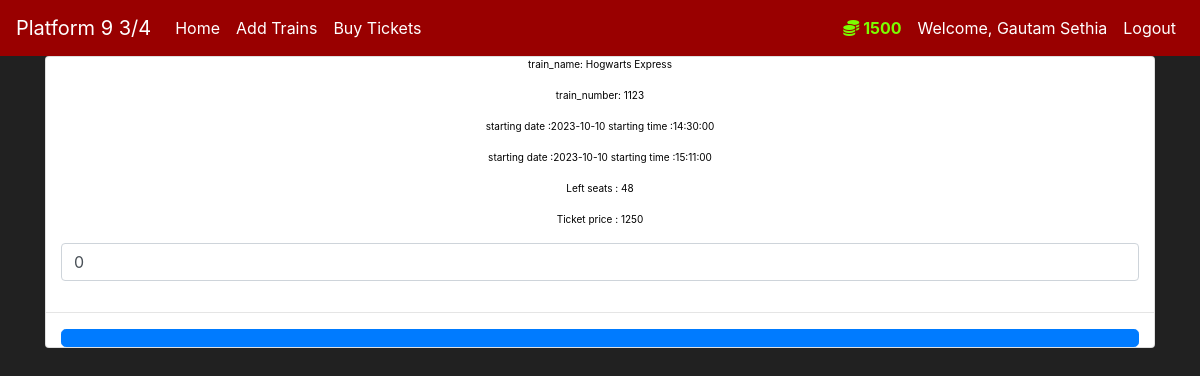
/book-tickets/1 (signed in), run on an earlier commit of the app's database.
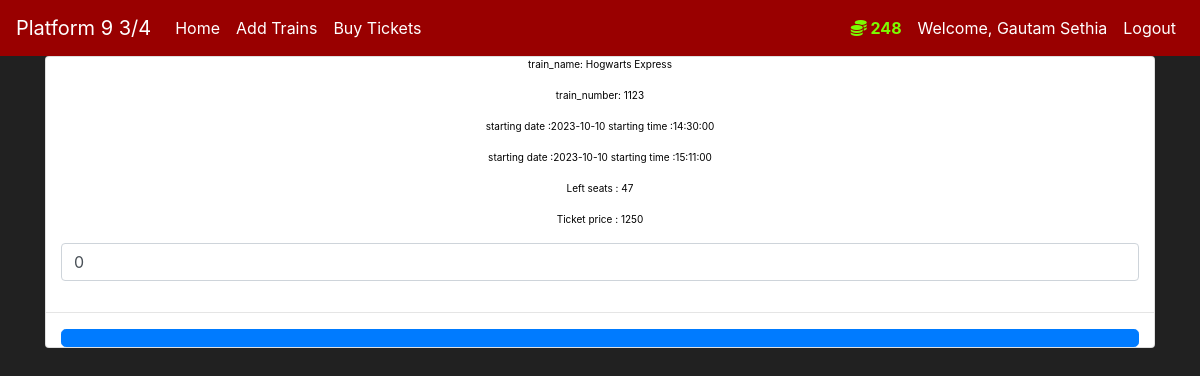
And on a later commit of the database.
### railway/models.py (models this page shows, shortened)
class User(db.Model,UserMixin):
    id = db.Column(db.Integer,primary_key =True)
    username = db.Column(db.String)
    hash_password = db.Column(db.String)
    email_address = db.Column(db.String)
    budget = db.Column(db.Integer,default = 1500)
    booked_tickets = db.relationship('Booked_ticket',backref='user',lazy=True)
    def get_password(self):
        return self.hash_password
    def set_password(self,password):
        self.hash_password = bcrypt.generate_password_hash(password)
        return self.hash_password
    password = property(get_password,set_password)

class Train(db.Model):
    id = db.Column(db.Integer,primary_key = True)
    train_name = db.Column(db.String)
    train_number = db.Column(db.Integer)
    starting_date = db.Column(db.Date,nullable =False)
    starting_time = db.Column(db.Time,nullable=False)
    ending_date = db.Column(db.Date,nullable=False)
    ending_time = db.Column(db.Time,nullable=False)
    left_seats = db.Column(db.Integer)
    number_of_compartments = db.Column(db.Integer)
    compartment_size = db.Column(db.Integer)
    ticket_price = db.Column(db.Integer,nullable= False)
    booked_seats = db.relationship('Booked_seat',backref = 'train',lazy=True)
    unbooked_seats = db.relationship('Unbooked_seat',backref = 'train',lazy=True)

### railway/routes.py (the view, shortened to what this page needs)
@app.route('/book-tickets/<train_id>',methods = ['GET','POST'])
@login_required
def book_tickets_page(train_id):
    train = Train.query.get(train_id)
    if request.method == 'GET':
        seats_to_book = request.args.get('seats_to_book')
        if seats_to_book:
            if int(seats_to_book) > train.left_seats:
                flash(f'Not enough seats available. Seats left = {train.left_seats}',category="danger")
                return render_template("book_tickets.html",train = train,seats_to_book=0)
            else:
                return render_template("book_tickets.html",train=train,seats_to_book = int(seats_to_book))
    return render_template("book_tickets.html",train = train,seats_to_book = 0)

### railway/models.py (called while the page is built)
@login_manager.user_loader
def load_user(user_id):
    return User.query.get(int(user_id))

### railway/templates/book_tickets.html (shortened to what this page needs)
{% extends 'base.html' %}
{% block content %}
<div class ="container">
    <div class ="card mb-4 box-shadow text-center" style ="font-size: 10px; color: black;">
        <p>train_name: {{train.train_name}} </p>
        <p>train_number: {{train.train_number}} </p>
        <p>starting date :{{train.starting_date}} starting time :{{train.starting_time}}   </p>
        <p>starting date :{{train.ending_date}} starting time :{{train.ending_time}}   </p>
        <p>Left seats : {{train.left_seats}} </p>
        <p>Ticket price : {{train.ticket_price}}</p>
        <div class = "container">
            <form method = "GET">
                <input type = "number" max="{train.left_seats}" min = 1 placeholder="Enter number of seats to book" name = "seats_to_book" class ="form-control" value = {{seats_to_book}}>
            </form>
        </div>
        <br>
        <hr>
        <div class ="container">
            <form method="POST" id = "passenger_data">
            <button type = "button" value="Book Tickets" class = "btn btn-lg btn-block btn-primary" data-toggle="modal" data-target="#buy-ticket">
            </button>
            </form>
        </div>
    </div>
</div>
{% endblock %}

### railway/templates/base.html (shortened to what this page needs)
<!doctype html>
<html lang="en">
   <head>
      <link rel="stylesheet" href="https://cdn.jsdelivr.net/npm/bootstrap@4.5.3/dist/css/bootstrap.min.css">
   </head>
   <body>
    <nav class="navbar navbar-expand-md" style = "background-color: #990000;">
      <a class="navbar-brand" href="#" style = "color: white;">Platform 9 3/4</a>
      <div class="collapse navbar-collapse" id="navbarNav">
        <ul class="navbar-nav mr-auto">
            <li class="nav-item active">
                <a class="nav-link" href="{{ url_for('home_page') }}" style = "color:white;">Home <span class="sr-only">(current)</span></a>
            </li>
            <li class="nav-item active">
                <a class="nav-link" href="{{ url_for('add_train_page') }}" style = "color:white;">Add Trains <span class="sr-only">(current)</span></a>
            </li>
            <li class="nav-item active">
                <a class="nav-link" href="{{ url_for('search_tickets_page') }}" style = "color:white;">Buy Tickets <span class="sr-only">(current)</span></a>
            </li>
        </ul>
        {% if current_user.is_authenticated %}
        <ul class="navbar-nav">
          <li class="nav-item">
            <a class="nav-link" style="color: lawngreen; font-weight: bold">
                <i class="fas fa-coins"></i>
                {{ current_user.budget }}
            </a>
          </li>
          <li class="nav-item">
            <a class="nav-link" href="#" style="color: white;">Welcome,  {{ current_user.username}}</a>
          </li>
          <li class="nav-item">
            <a class="nav-link" href=" {{url_for('logout_page')}} " style = "color:white;">Logout</a>
          </li>
        </ul>
        {% endif %}
      </div>
    </nav>
    {% block content %}
    {% endblock %}
   </body>
</html>

What changed in the data, as far as the page shows it:
changed User "Gautam Sethia": budget "1500" → "248"
changed Train "Hogwarts Express": left_seats "48" → "47"
